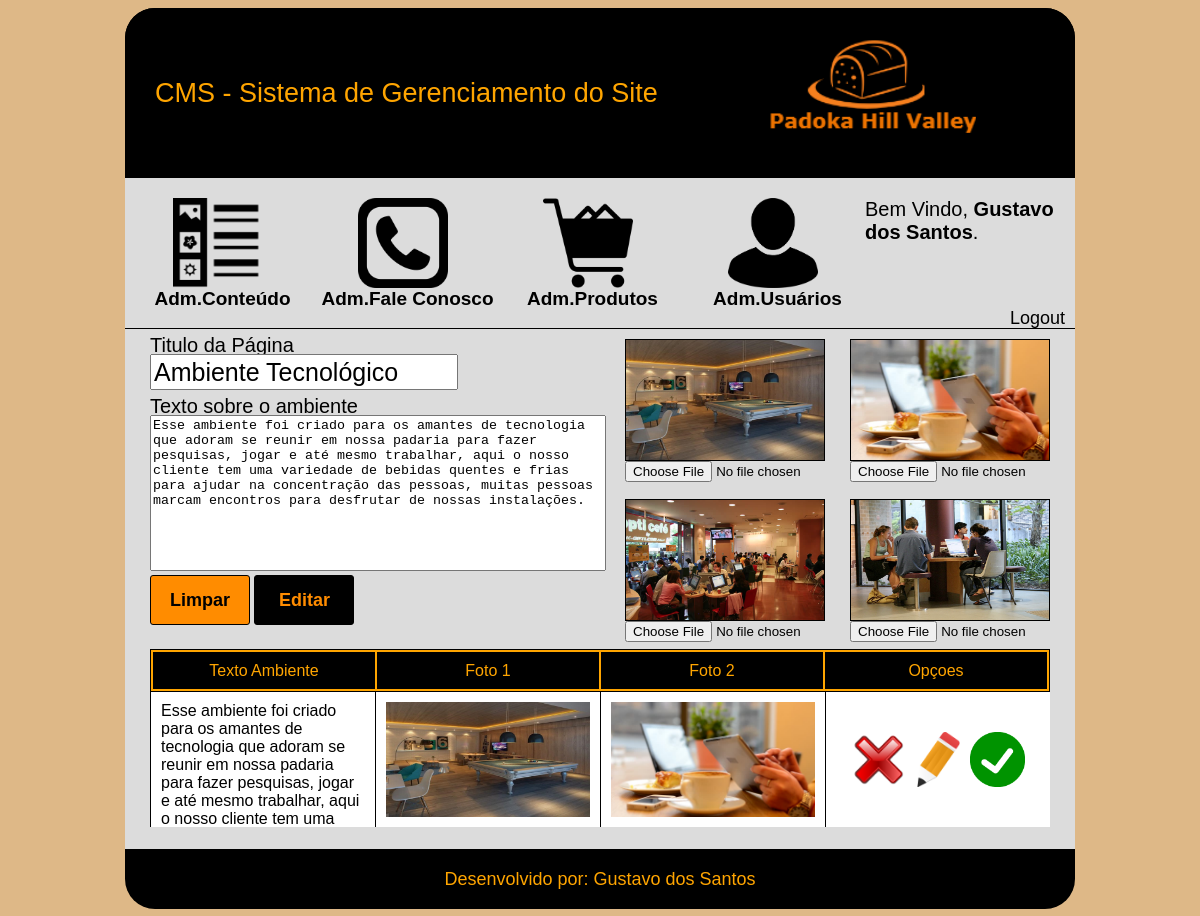
/cms/tecnologico.php?modo=consultar&id=10 (signed in), run on the app's committed database.
### tables this page shows
CREATE TABLE `tbl_conteudo_ambiente` (
  `id` int(11) NOT NULL AUTO_INCREMENT,
  `idAmbiente` int(11) NOT NULL,
  `tituloPagina` varchar(35) NOT NULL,
  `textoSobre` text NOT NULL,
  `foto01` varchar(255) DEFAULT NULL,
  `foto02` varchar(255) DEFAULT NULL,
  `foto03` varchar(255) DEFAULT NULL,
  `foto04` varchar(255) DEFAULT NULL,
  `status` tinyint(1) DEFAULT NULL,
  PRIMARY KEY (`id`),
  KEY `idAmbiente` (`idAmbiente`),
  CONSTRAINT `tbl_conteudo_ambiente_ibfk_1` FOREIGN KEY (`idAmbiente`) REFERENCES `tbl_ambiente` (`id`)
);

### cms/tecnologico.php (the view, shortened to what this page needs)
<?php
    require_once 'conexao.php';
    $tituloPagina = "";
    $textoSobre = "";
    $foto01 = "";
    $foto02 ="";
    $foto03 = "";
    $foto04 = "";
    $botao = "Salvar";
    if(isset($_GET['modo'])){
        $modo = $_GET['modo'];
        if($modo == "excluir"){
            $id = $_GET['id'];
            $sql = "DELETE from tbl_conteudo_ambiente where id =".$id;
            mysqli_query($con ,$sql);
            header('location:tecnologico.php');
        }else if($modo ="consultar"){
            $id = $_GET['id'];
            $sql = "select * from tbl_conteudo_ambiente where id=".$id." and idAmbiente = 2";
            $res = mysqli_query($con, $sql);
            while($rsDados = mysqli_fetch_array($res)){
                $tituloPagina = $rsDados['tituloPagina'];
                $textoSobre = $rsDados['textoSobre'];
                $foto01 =$rsDados['foto01'];
                $foto02 =$rsDados['foto02'];
                $foto03 =$rsDados['foto03'];
                $foto04 =$rsDados['foto04'];
            }
            $botao = "Editar";
        }
    }
?>
<!DOCTYPE html>
<html>
<head>
    <link rel="stylesheet" type="text/css" href="css/ambientes.css">
    <link rel="stylesheet" type="text/css" href="css/header.css">
</head>
<body>
    <div id="main">
        <?php require_once 'header.php'; ?>
        <div id="content">
                <div id="caixa-cadastro">
                    <form name="frmCadastro" id="frmCadastro" method="post" action="tecnologico.php">
                        <div class="caixa-titulo-pag">
                            <div class="desc-inputs">Titulo da Página</div>
                            <input class="input" type="text" maxlength="30" name="txtTituloPagina" value="<?php echo($tituloPagina);?>" required>
                            <div class="desc-inputs">Texto sobre o ambiente</div>
                            <textarea maxlength="500" name="txtTextoSobre" required><?php echo($textoSobre);?></textarea>
                            <input type="reset" id="botao-limpar" value="Limpar">
                            <input type="submit" id="botao-salvar" name="btnSalvar" value="<?php echo($botao);?>">
                        </div>
                    </form>
                     <div id="caixa-fotos" title="Salvando Fotos">
                        <div class="box-foto">
                            <div class="foto-quadrado" id="caixa-foto01">
                                <img src="<?php echo($foto01);?>">
                            </div>
                            <form name="frmFoto01" method="POST" action="upload-foto.php?txt=txtFoto01" enctype="multipart/form-data" id="frmFoto01">
                                <input type="file" name="fleFoto" id="foto01">
                            </form>
                         </div>
                         <div class="box-foto">
                            <div class="foto-quadrado" id="caixa-foto02">
                                <img src="<?php echo($foto02);?>">
                            </div>
                            <form name="frmFoto02" method="POST" action="upload-foto.php?txt=txtFoto02" enctype="multipart/form-data" id="frmFoto02">
                                <input type="file" name="fleFoto" id="foto02">
                            </form>
                         </div>
                         <div class="box-foto">
                            <div class="foto-quadrado" id="caixa-foto03">
                                <img src="<?php echo($foto03);?>">
                            </div>
                            <form name="frmFoto03" method="POST" action="upload-foto.php?txt=txtFoto03" enctype="multipart/form-data" id="frmFoto03">
                                <input type="file" name="fleFoto" id="foto03">
                            </form>
                         </div>
                         <div class="box-foto" >
                            <div class="foto-quadrado" id="caixa-foto04">
                                <img src="<?php echo($foto04);?>">
                            </div>
                            <form name="frmFoto04" method="POST" action="upload-foto.php?txt=txtFoto04" enctype="multipart/form-data" id="frmFoto04">
                                <input type="file" name="fleFoto" id="foto04">
                            </form>
                         </div>
                    </div>
                </div>
                <div id="caixa-tabela">
                    <table id="tabela-titulos">
                        <tr>
                            <td>Texto Ambiente</td>
                            <td>Foto 1</td>
                            <td>Foto 2</td>
                            <td>Opçoes</td>
                        </tr>
                    </table>
                    <div id="tabela-dados">
                        <?php
                            $sql = "SELECT * FROM tbl_conteudo_ambiente WHERE idAmbiente = 2 order by id desc";
                            $res = mysqli_query($con, $sql);
                        while($rsDados = mysqli_fetch_array($res)){
                            $status = $rsDados['status'];
                            if($status == 1){
                                $fotoStatus = "check.png";
                            }else{
                                $fotoStatus = "noCheck.png";
                            }
                        ?>
                        <div class="linha">
                                <div class="campo">
                                    <?php echo($rsDados['textoSobre']);?>
                                </div>
                                 <div class="campo">
                                    <img src="<?php echo($rsDados['foto01']);?>" class="foto-tabela">
                                </div>
                                <div class="campo">
                                    <img src="<?php echo($rsDados['foto02']);?>" class="foto-tabela">
                                </div>
                                 <div class="campo" style="text-align:center;">
                                     <a href="tecnologico.php?modo=excluir&id=<?php echo($rsDados['id']);?>" onclick="return confirm('Deseja Realmente excluir?')">
                                        <img src="imagens/gUsers/delete.png" class="foto-opcoes">
                                     </a>
                                    <a href="tecnologico.php?modo=consultar&id=<?php echo($rsDados['id']);?>">
                                        <img src="imagens/gUsers/edit.png" class="foto-opcoes">
                                     </a>
                                     <a href="tecnologico.php?modo=mudaStatus&id=<?php echo($rsDados['id']);?>&status=<?php echo($rsDados['status']);?>">
                                         <img src="imagens/gUsers/<?php echo($fotoStatus);?>" class="foto-opcoes">
                                     </a>
                                </div>
                            </div>
                        <?php
                            }
                        ?>
                    </div>
            </div>
        </div>
        <footer>
            Desenvolvido por: Gustavo dos Santos
        </footer>
    </div>
</body>
</html>

### cms/css/ambientes.css (style rules this page uses)
body { font-family: sans-serif; background-color: burlywood; }
#main { width: 950px; height: 900px; margin-left: auto; margin-right: auto; border-radius: 30px; }
#content { width: 100%; height: 520px; background-color: gainsboro; border-top: 1px solid #000000; }
#caixa-cadastro { width: 900px; height: 320px; margin-right: auto; margin-left: auto; }
.caixa-titulo-pag { width: 450px; height: 70px; float: left; }
.desc-inputs { width:230px; height: 20px; font-size: 20px; margin-top: 5px; }
.input { width: 300px; height: 30px; font-size: 25px; }
textarea { width: 450px; height: 150px; resize: none; }
#caixa-fotos { float: left; width: 450px; height: 320px; }
.box-foto { width: 200px; height: 150px; float: left; margin-left: 25px; margin-top: 10px; overflow: hidden; }
.foto-quadrado { width: 198px; height: 120px; border: 1px solid #000000; }
.foto-quadrado img { width: 198px; height: 120px; }
#botao-salvar { width: 100px; height: 50px; background-color: black; border-style: none; border-radius: 3px; font-weight: bold; font-size: 18px; border:1px solid black; color: darkorange; }
#botao-limpar { width: 100px; height: 50px; background-color: darkorange; border-style: none; border-radius: 3px; font-weight: bold; font-size: 18px; border:1px solid black; color:black; }
#caixa-tabela { width: 900px; height: 175px; margin-left: auto; margin-right: auto; background-color: gainsboro; }
#tabela-titulos { width:900px; height: 35px; border: 1px solid black; text-align: center; background-color: orange; }
#tabela-titulos td { width: 200px; height: 35px; color:orange; background-color: black; }
#tabela-dados { width:900px; height: 140px; overflow-y: auto; overflow-x: hidden; background-color: gainsboro; }
#tabela-dados .linha { width: 900px; height: 140px; border-bottom: 1px solid black; }
#tabela-dados .campo { width: 204px; height: 115px; background-color: white; float: left; border-left: 1px solid black; padding: 10px; overflow: hidden; text-overflow: ellipsis; }
.foto-opcoes { width: 55px; height: 55px; margin-top: 30px; }
.foto-tabela { width: 204px; height: 115px; }
footer { width: 100%; height: 40px; background-color: black; border-bottom-left-radius: 30px; border-bottom-right-radius: 30px; font-size: 18px; text-align: center; color: orange; padding-top: 20px; }

### cms/css/header.css (style rules this page uses)
a:link { text-decoration: none; }
a { color:black; }

### data on the page
tbl_conteudo_ambiente: txtTituloPagina "Ambiente Tecnológico", txtTextoSobre "Esse ambiente foi criado para os amantes de tecnologia que adoram se reunir em nossa padaria para fazer pesquisas, jogar e até mesmo trabalhar, aqui o nosso cliente tem uma variedade de bebidas quentes e frias para ajudar na concentração das pessoas, muitas pessoas marcam encontros para desfrutar de nossas instalações.", foto01 (picture), foto02 (picture), foto03 (picture), foto04 (picture), textoSobre "Esse ambiente foi criado para os amantes de tecnologia que adoram se reunir em nossa padaria para fazer pesquisas, jogar e até mesmo trabalhar, aqui o nosso cliente tem uma…"

### other printed values
$_SESSION['nomeDoUsuario'] "Gustavo dos Santos"
